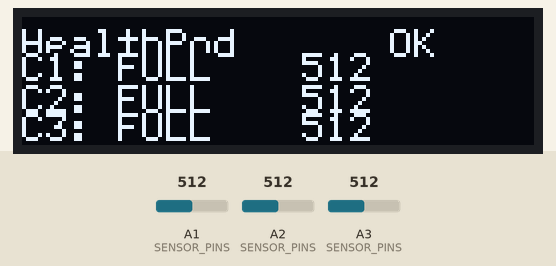
Recording of a sketch running on a simulated Arduino Uno, built with avr-gcc and run on an emulated ATmega328P. Shown: 128×32 one-colour display. The inputs (shaded band) are chosen by the test bench; at power-on: A1 (SENSOR_PINS) = 512, A2 (SENSOR_PINS) = 512, A3 (SENSOR_PINS) = 512. What the sketch prints to the serial monitor is not drawn.

Above: at 2.2 s.
2.3 s: A1 (SENSOR_PINS) set to 794
At 3.6 s:
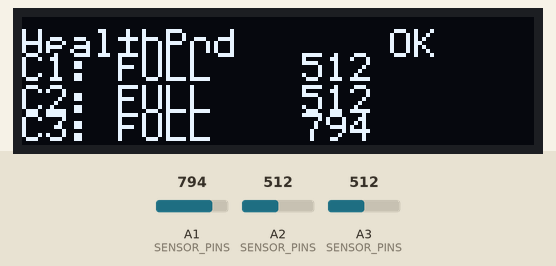
3.9 s: A1 (SENSOR_PINS) set to 818
At 5.2 s:
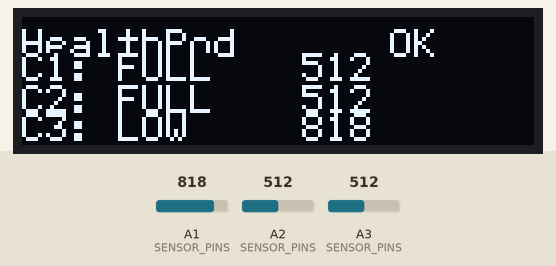
5.5 s: A2 (SENSOR_PINS) set to 716
At 6.7 s:
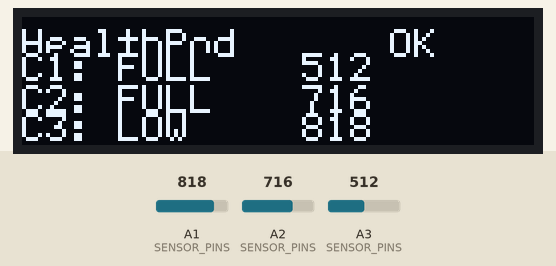
7.0 s: A3 (SENSOR_PINS) set to 716
At 8.2 s:
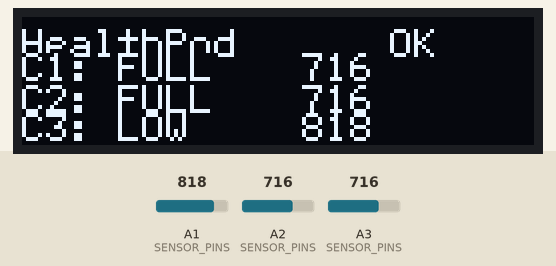
8.6 s: A2 (SENSOR_PINS) set to 900
At 9.9 s:
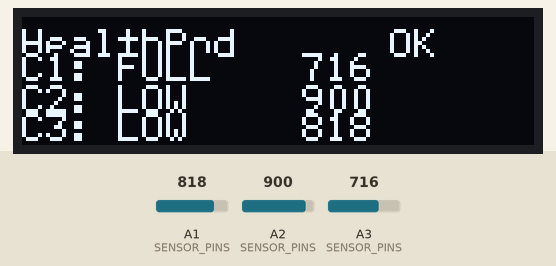
10.2 s: A3 (SENSOR_PINS) set to 786
At 10.6 s:
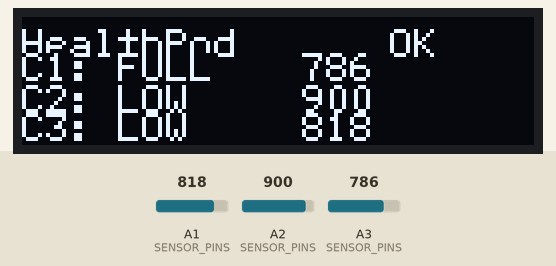
11.7 s: A3 (SENSOR_PINS) set to 811
Timing chart, 0 to 14.2 s (numbered marks = the images above; inputs shaded):
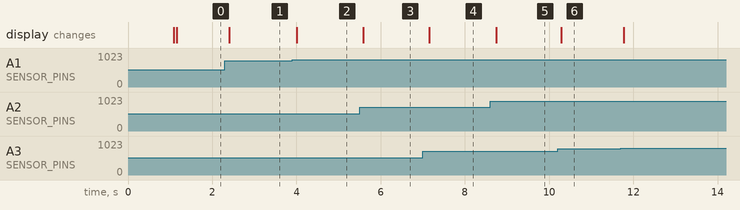

Measured:
- the behaviour switches between 800 and 801 on A1 (SENSOR_PINS) (found by bisection; images 1 and 2)
- after the input at 2.3 s, the display: changes after 0.10 s (image 1)
- after the input at 3.9 s, the display: changes after 0.10 s (image 2)
- after the input at 5.5 s, the display: changes after 0.08 s (image 3)
- after the input at 7.0 s, the display: changes after 0.15 s (image 4)
- after the input at 8.6 s, the display: changes after 0.14 s (image 5)
- after the input at 10.2 s, the display: changes after 0.09 s (image 6)

The sketch:

HealthPod.ino
```cpp
#include <Wire.h>
#include <U8g2lib.h>

/*
  HealthPod - Smart Medication Management System
  Author: Hamza Ismail

  Description:
  Arduino-based smart pill dispensing prototype with:
  - 3 medication compartments
  - IR/analog stock level sensing
  - OLED status display
  - Manual serial dispensing commands
  - Servo-based dispensing control without Servo library
*/

// -------- OLED --------
U8G2_SSD1306_128X32_UNIVISION_F_HW_I2C u8g2(U8G2_R0, U8X8_PIN_NONE);

// -------- Pin Mapping --------
// Compartment 1: A3 sensor, D2 servo
// Compartment 2: A2 sensor, D3 servo
// Compartment 3: A1 sensor, D4 servo
const int SENSOR_PINS[3] = {A3, A2, A1};
const int SERVO_PINS[3]  = {2, 3, 4};

// -------- Sensor Thresholds (Tune as needed) --------
int RAW_FULL   = 800;
int RAW_MEDIUM = 550;

enum StockLevel { LOW_LVL, MED_LVL, FULL_LVL };

// If sensor gives lower raw value when object is closer, keep this true
const bool SENSOR_INVERTED = true;

StockLevel getStockLevel(int raw) {
  if (!SENSOR_INVERTED) {
    if (raw >= RAW_FULL)   return FULL_LVL;
    if (raw >= RAW_MEDIUM) return MED_LVL;
    return LOW_LVL;
  } else {
    if (raw <= RAW_FULL)   return FULL_LVL;
    if (raw <= RAW_MEDIUM) return MED_LVL;
    return LOW_LVL;
  }
}

// -------- Servo Control (No Servo Library) --------
const int SERVO_FRAME_US = 20000; // 50 Hz
const int SERVO_MIN_US   = 1000;  // ~0 degrees
const int SERVO_MAX_US   = 2000;  // ~180 degrees

// Home position = closed position
int SERVO_HOME_DEG[3] = {15, 15, 15};

// Movement positions for dispensing
int SERVO_PICK_DEG[3] = {30, 30, 30};
int SERVO_DROP_DEG[3] = {105, 105, 105};

const int DEG_STEP          = 2;
const int STEP_HOLD_MS      = 18;
const int PICK_HOLD_MS      = 250;
const int DROP_HOLD_MS      = 300;
const int BETWEEN_ACTION_MS = 200;

bool busy = false;

int clampInt(int v, int lo, int hi) {
  if (v < lo) return lo;
  if (v > hi) return hi;
  return v;
}

int degToPulseUs(int deg) {
  deg = clampInt(deg, 0, 180);
  long us = SERVO_MIN_US + (long)(SERVO_MAX_US - SERVO_MIN_US) * deg / 180L;
  return (int)us;
}

void servoPulseUs(int pin, int pulseUs) {
  digitalWrite(pin, HIGH);
  delayMicroseconds(pulseUs);
  digitalWrite(pin, LOW);

  int rest = SERVO_FRAME_US - pulseUs;
  if (rest > 0) delayMicroseconds(rest);
}

void holdAngle(int servoIdx, int deg, int durationMs) {
  int pin = SERVO_PINS[servoIdx];
  int pulse = degToPulseUs(deg);
  unsigned long start = millis();

  while (millis() - start < (unsigned long)durationMs) {
    servoPulseUs(pin, pulse);
  }
}

void slowMove(int servoIdx, int fromDeg, int toDeg) {
  int step = (toDeg >= fromDeg) ? DEG_STEP : -DEG_STEP;
  int deg = fromDeg;

  while (true) {
    holdAngle(servoIdx, deg, STEP_HOLD_MS);

    if (deg == toDeg) break;

    deg += step;
    if (step > 0 && deg > toDeg) deg = toDeg;
    if (step < 0 && deg < toDeg) deg = toDeg;
  }
}

// -------- Dispense Logic --------
// Rotate slightly to pick pill -> continue to drop -> return home
void dispense(uint8_t idx) {
  busy = true;

  int home = SERVO_HOME_DEG[idx];
  int pick = SERVO_PICK_DEG[idx];
  int drop = SERVO_DROP_DEG[idx];

  // Enforce correct movement order
  if (pick < home) pick = home;
  if (drop < pick) drop = pick;

  slowMove(idx, home, pick);
  holdAngle(idx, pick, PICK_HOLD_MS);

  slowMove(idx, pick, drop);
  holdAngle(idx, drop, DROP_HOLD_MS);

  slowMove(idx, drop, home);
  delay(BETWEEN_ACTION_MS);

  busy = false;
}

// -------- Sensors + OLED --------
int readSensorRaw(int pin) {
  return analogRead(pin);
}

void drawUI(const int raw[3]) {
  u8g2.clearBuffer();
  u8g2.setFont(u8g2_font_6x12_tr);

  u8g2.setCursor(0, 10);
  u8g2.print("HealthPod");

  u8g2.setCursor(92, 10);
  u8g2.print(busy ? "BUSY" : "OK");

  const int rowY[3] = {16, 24, 31};

  for (int i = 0; i < 3; i++) {
    StockLevel lvl = getStockLevel(raw[i]);

    u8g2.setCursor(0, rowY[i]);
    u8g2.print("C");
    u8g2.print(i + 1);
    u8g2.print(": ");

    if (lvl == FULL_LVL)      u8g2.print("FULL");
    else if (lvl == MED_LVL)  u8g2.print("MED ");
    else                      u8g2.print("LOW ");

    u8g2.setCursor(70, rowY[i]);
    u8g2.print(raw[i]); // raw value for calibration
  }

  u8g2.sendBuffer();
}

// Keep servos holding home position while idle
void keepServosAtHomeIdle() {
  static unsigned long lastRefresh = 0;
  static int servoIdx = 0;

  if (busy) return;
  if (millis() - lastRefresh < 60) return;
  lastRefresh = millis();

  holdAngle(servoIdx, SERVO_HOME_DEG[servoIdx], 18);
  servoIdx = (servoIdx + 1) % 3;
}

void setup() {
  Serial.begin(115200);

  for (int i = 0; i < 3; i++) {
    pinMode(SERVO_PINS[i], OUTPUT);
    digitalWrite(SERVO_PINS[i], LOW);
  }

  // Move servos to home position on startup
  for (int i = 0; i < 3; i++) {
    holdAngle(i, SERVO_HOME_DEG[i], 350);
  }

  Wire.begin();
  u8g2.begin();

  Serial.println("HealthPod Ready");
  Serial.println("Send 1 / 2 / 3 to dispense from compartment 1 / 2 / 3");
  Serial.println("Tune thresholds:");
  Serial.println("f / F => RAW_FULL +/- 10");
  Serial.println("m / M => RAW_MEDIUM +/- 10");
}

void loop() {
  int raw[3];
  for (int i = 0; i < 3; i++) {
    raw[i] = readSensorRaw(SENSOR_PINS[i]);
  }

  drawUI(raw);
  keepServosAtHomeIdle();

  // Print raw values every second
  static unsigned long lastPrint = 0;
  if (millis() - lastPrint > 1000) {
    lastPrint = millis();
    Serial.print("Raw: ");
    Serial.print(raw[0]);
    Serial.print("  ");
    Serial.print(raw[1]);
    Serial.print("  ");
    Serial.println(raw[2]);
  }

  if (Serial.available()) {
    char c = (char)Serial.read();

    // Dispense commands
    if (!busy && c >= '1' && c <= '3') {
      dispense((uint8_t)(c - '1'));
    }

    // Threshold tuning commands
    if (c == 'f') {
      RAW_FULL += 10;
      Serial.print("RAW_FULL = ");
      Serial.println(RAW_FULL);
    }

    if (c == 'F') {
      RAW_FULL -= 10;
      Serial.print("RAW_FULL = ");
      Serial.println(RAW_FULL);
    }

    if (c == 'm') {
      RAW_MEDIUM += 10;
      Serial.print("RAW_MEDIUM = ");
      Serial.println(RAW_MEDIUM);
    }

    if (c == 'M') {
      RAW_MEDIUM -= 10;
      Serial.print("RAW_MEDIUM = ");
      Serial.println(RAW_MEDIUM);
    }
  }
}
```
